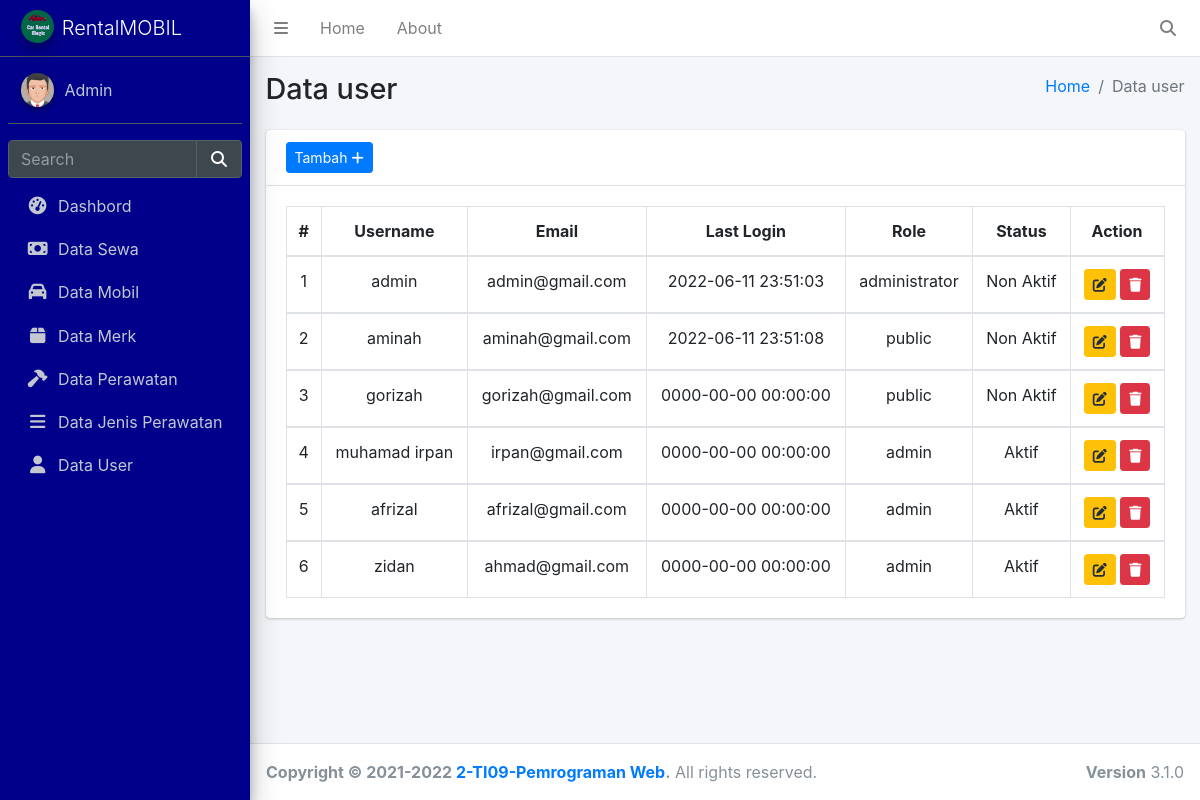
The app's page /index.php/user with its own data.
### tables this page shows
CREATE TABLE `users` (
  `id` int(11) NOT NULL,
  `username` varchar(20) DEFAULT NULL,
  `password` varchar(200) DEFAULT NULL,
  `email` varchar(40) DEFAULT NULL,
  `created_at` timestamp NULL DEFAULT NULL,
  `last_login` timestamp NULL DEFAULT NULL,
  `status` smallint(6) DEFAULT NULL,
  `role` varchar(20) DEFAULT NULL
);

### application/controllers/User.php (called while the page is built, shortened)
<?php
class User extends CI_Controller
{
    public function __construct()
    {
        $this->load->model("user_model");
    }
    public function index()
    {
        $data['title'] = "Data user";
        $data['user'] = $this->user_model->get_data('users')->result();
        $this->load->view('template/head', $data);
        $this->load->view('template/side', $data);
        $this->load->view('user', $data);
        $this->load->view('template/foot');
    }
}

### index.php (called while the page is built, shortened)
<?php
require_once BASEPATH.'core/CodeIgniter.php';

### application/models/User_model.php (called while the page is built, shortened)
<?php
    class User_model extends CI_Model {
     public function get_data($table)
     {
        return $this->db->get($table);
     }
}

### application/views/user.php (the view, shortened to what this page needs)
<div class="card">
    <div class="card-header">
        <a href="<?= base_url('user/tambah') ?>" class="btn btn-primary btn-sm">Tambah <i class="fas fa-plus"></i></a>
    </div>
    <div class="card-body">
        <table class="table table-bordered">
            <thead>
                <tr class="text-center">
                    <th style="width: 10px">#</th>
                    <th>Username</th>
                    <th>Email</th>
                    <th>Last Login</th>
                    <th>Role</th>
                    <th>Status</th>
                    <th>Action</th>
                </tr>
            </thead>
            <?php $no = 1;
            foreach ($user as $usr) : ?>
            <tbody>
                <tr class="text-center">
                    <td><?= $no++ ?></td>
                    <td><?= $usr->username    ?></td>
                    <td><?= $usr->email ?></td>
                    <td><?= $usr->last_login ?></td>
                    <td><?= $usr->role ?></td>
                    <?php if ($usr->status == 0) : ?>
                    <td><?= "Aktif" ?>
                    </td>
                    <?php else : ?>
                    <td><?= "Non Aktif" ?>
                    </td>
                    <?php endif; ?>
                    <td>
                        <button data-toggle="modal" data-target="#edit<?= $usr->id ?>" class="btn btn-warning btn-sm"><i
                                class="fas fa-edit"></i></button>
                        <a href="<?= base_url('user/delete/' . $usr->id) ?>" class="btn btn-danger btn-sm"><i
                                class="fas fa-trash"></i></a>
                    </td>
                </tr>
            </tbody>
            <?php endforeach
            ?>
        </table>
    </div>
</div>

### records on screen
users: username "admin", email "admin@gmail.com", last_login "2022-06-11 23:51:03", role "administrator", status "Non Aktif"
users: username "aminah", email "aminah@gmail.com", last_login "2022-06-11 23:51:08", role "public", status "Non Aktif"
users: username "gorizah", email "gorizah@gmail.com", last_login "0000-00-00 00:00:00", role "public", status "Non Aktif"
users: username "muhamad irpan", email "irpan@gmail.com", last_login "0000-00-00 00:00:00", role "admin", status "Aktif"
users: username "afrizal", email "afrizal@gmail.com", last_login "0000-00-00 00:00:00", role "admin", status "Aktif"
users: username "zidan", email "ahmad@gmail.com", last_login "0000-00-00 00:00:00", role "admin", status "Aktif"

### other values on screen
$title "Data user"
